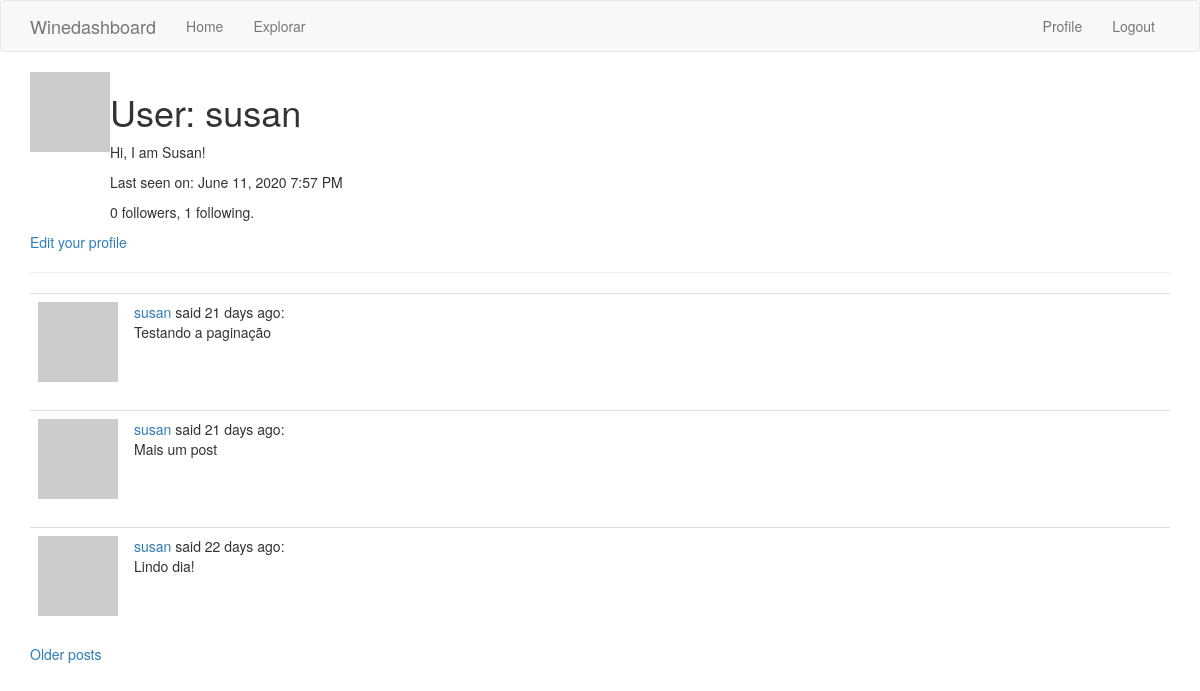
Before: /user/susan (signed in) with the older database file.
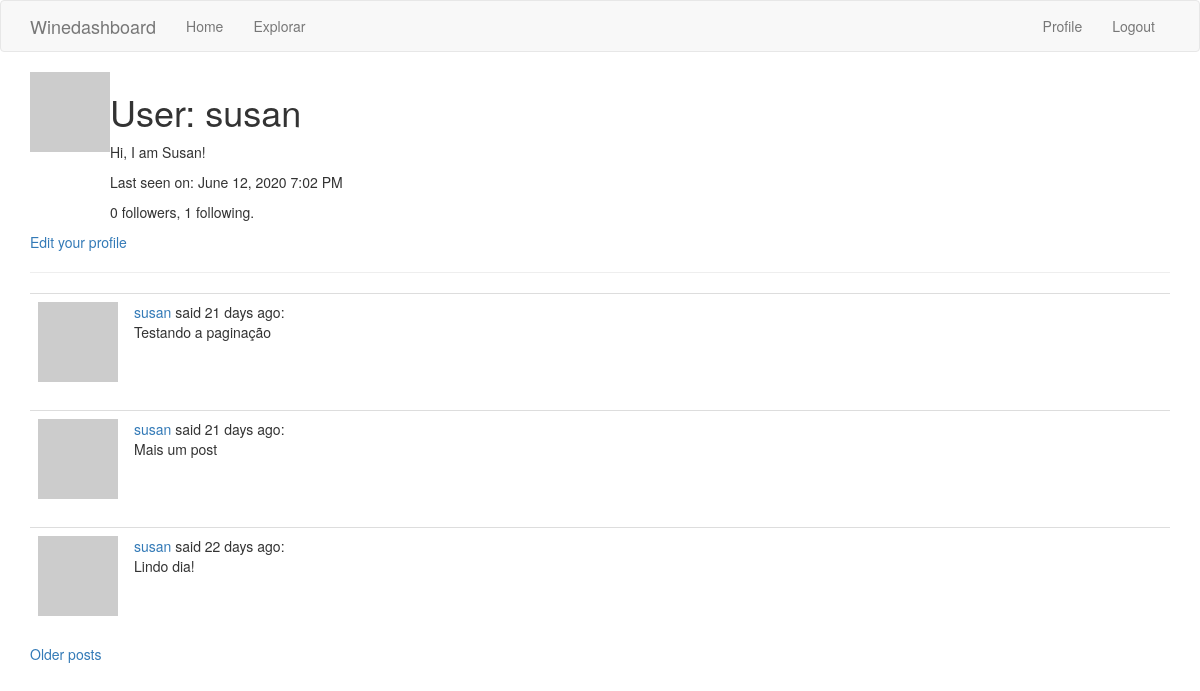
After: the same page with the newer database file.
### app/models.py (models this page shows, shortened)
class User(UserMixin, db.Model):
    id = db.Column(db.Integer, primary_key=True)
    username = db.Column(db.String(64), index=True, unique=True)
    email = db.Column(db.String(120), index=True, unique=True)
    password_hash = db.Column(db.String(128))
    about_me = db.Column(db.String(140))
    last_seen = db.Column(db.DateTime, default=datetime.utcnow)
    posts = db.relationship('Post', backref='author', lazy='dynamic')
    followed = db.relationship(
        'User', secondary=followers,
        primaryjoin=(followers.c.follower_id == id),
        secondaryjoin=(followers.c.followed_id == id),
        backref=db.backref('followers', lazy='dynamic'), lazy='dynamic')
    def avatar(self, size):
        digest = md5(self.email.lower().encode('utf-8')).hexdigest()
        return 'https://www.gravatar.com/avatar/{}?d=identicon&s={}'.format(
            digest, size)

class Post(db.Model):
    id = db.Column(db.Integer, primary_key=True)
    body = db.Column(db.String(140))
    timestamp = db.Column(db.DateTime, index=True, default=datetime.utcnow)
    user_id = db.Column(db.Integer, db.ForeignKey('user.id'))

### app/main/routes.py (the view)
@bp.route('/user/<username>')
@login_required
def user(username):
    user = User.query.filter_by(username=username).first_or_404()
    page = request.args.get('page', 1, type=int)
    posts = user.posts.order_by(Post.timestamp.desc()).paginate(
        page,current_app.config['POSTS_PER_PAGE'], False)
    next_url = url_for('main.user', username=user.username, page=posts.next_num) \
        if posts.has_next else None
    prev_url = url_for('main.user', username=user.username, page=posts.prev_num) \
        if posts.has_prev else None
    form = EmptyForm()
    return render_template('user.html', user=user, posts=posts.items,
                           next_url=next_url, prev_url=prev_url, form=form)

### app/main/routes.py (called while the page is built)
@bp.before_app_request
def before_request():
    if current_user.is_authenticated:
        current_user.last_seen = datetime.utcnow()
        db.session.commit()

### app/models.py (called while the page is built)
@login.user_loader
def load_user(id):
    return User.query.get(int(id))

### app/templates/user.html (shortened to what this page needs)
{% extends "base.html" %}
{% block app_content %}
    <table>
        <tr valign="top">
            <td><img src="{{ user.avatar(128) }}"</td>
            <td>
                <h1>User: {{ user.username }}</h1>
                {% if user.about_me %}<p>{{ user.about_me }}</p>{% endif %}
                {% if user.last_seen %}
                <p>Last seen on: {{ moment(user.last_seen).format('LLL') }}</p>
                {% endif %}
                <p>{{ user.followers.count() }} followers, {{ user.followed.count() }} following.</p>
            </td>
        </tr>
    </table>
    {% if user == current_user %}
    <p><a href="{{ url_for('main.edit_profile') }}">Edit your profile</a></p>
    {% endif %}
    <hr>
    {% for post in posts %}
        {% include '_post.html' %}
    {% endfor %}
    {% if next_url %}
    <a href="{{ next_url }}">Older posts</a>
    {% endif %}
{% endblock %}

### app/templates/base.html (shortened to what this page needs)
{% extends 'bootstrap/base.html' %}
{% block navbar %}
    {% include '_navbar.html' %}
{% endblock %}
{% block content %}
    <div class="container">
        {% block app_content %}{% endblock %}
    </div>
{% endblock %}

### app/templates/_navbar.html (shortened to what this page needs)
<nav class="navbar navbar-default">
    <div class="container">
        <div class="navbar-header">
            <a class="navbar-brand" href="{{ url_for('main.index') }}">Winedashboard</a>
        </div>
        <div class="collapse navbar-collapse" id="bs-example-navbar-collapse-1">
            <ul class="nav navbar-nav">
                <li><a href="{{ url_for('main.index') }}">Home</a></li>
                <li><a href="/dashapp" class="dash-link">Explorar</a></li>
            </ul>
            <ul class="nav navbar-nav navbar-right">
                {% if current_user.is_anonymous %}
                <li><a href="{{ url_for('auth.login') }}">Login</a></li>
                {% else %}
                <li><a href="{{ url_for('main.user', username=current_user.username) }}">Profile</a></li>
                <li><a href="{{ url_for('auth.logout') }}">Logout</a></li>
                {% endif %}
            </ul>
        </div>
    </div>
</nav>

### app/templates/_post.html
<table class="table table-hover">
    <tr>
        <td width="70px">
            <a href="{{ url_for('main.user', username=post.author.username) }}">
                <img src="{{ post.author.avatar(70) }}" />
            </a>
        </td>
        <td>
            <a href="{{ url_for('main.user', username=post.author.username) }}">
                {{ post.author.username }}
            </a>
            said {{ moment(post.timestamp).fromNow() }}:
            <br>
            {{ post.body }}
        </td>
    </tr>
</table>

Changed rows visible on the page:
changed User "susan": last_seen "June 11, 2020 7:57 PM" → "June 12, 2020 7:02 PM"
